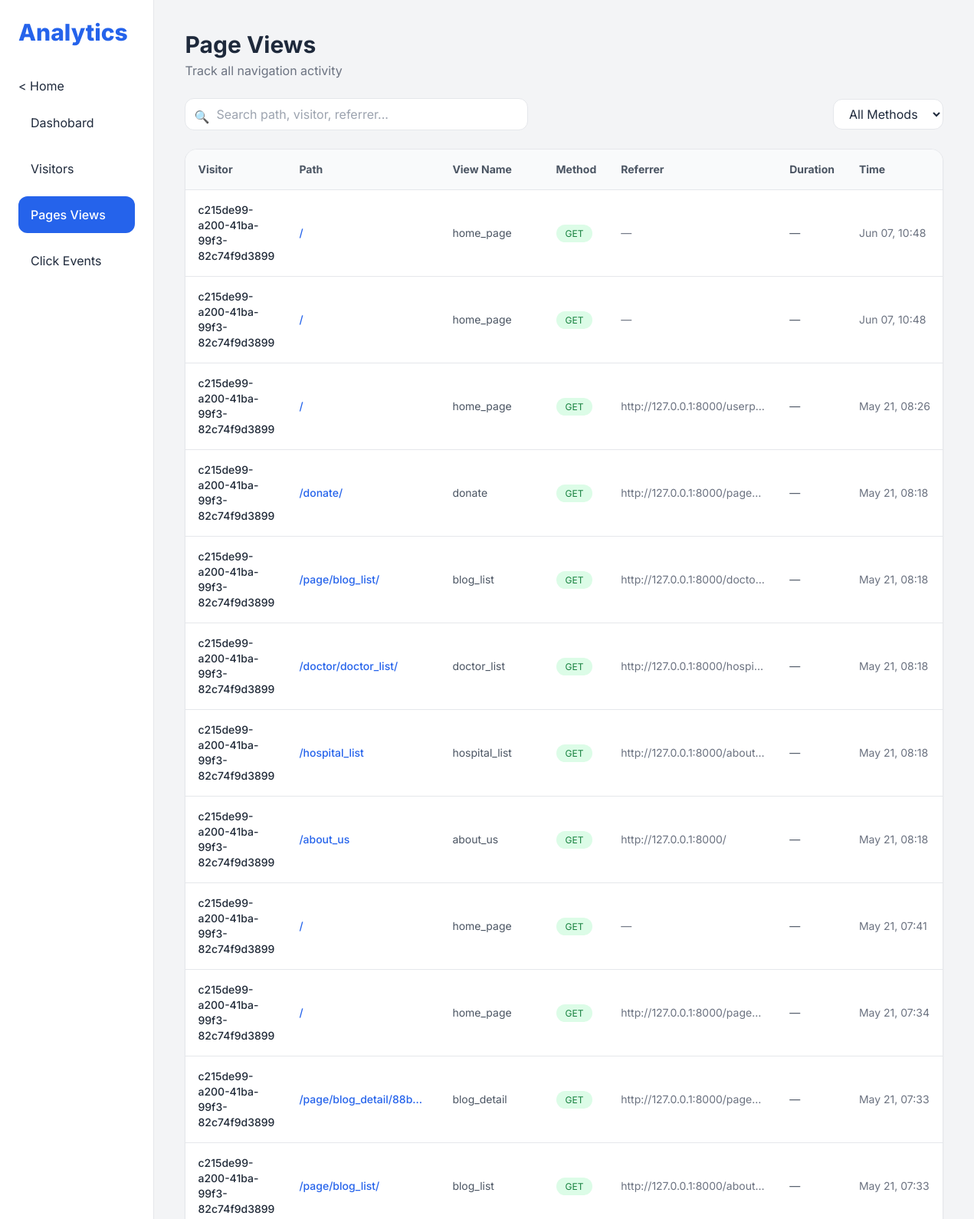
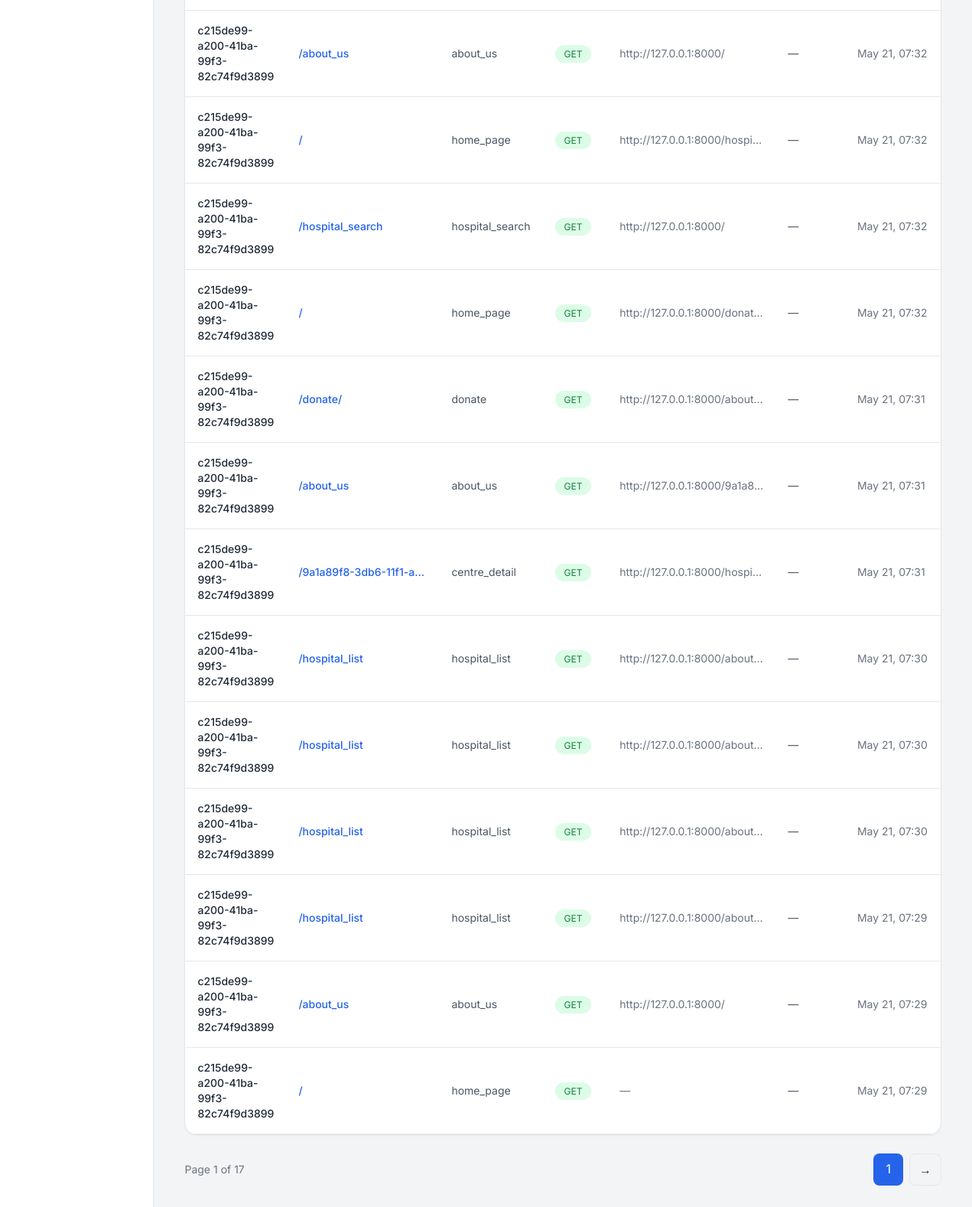
Page /userprofile/pageview_list on the earlier database version (2 pictures, top to bottom).
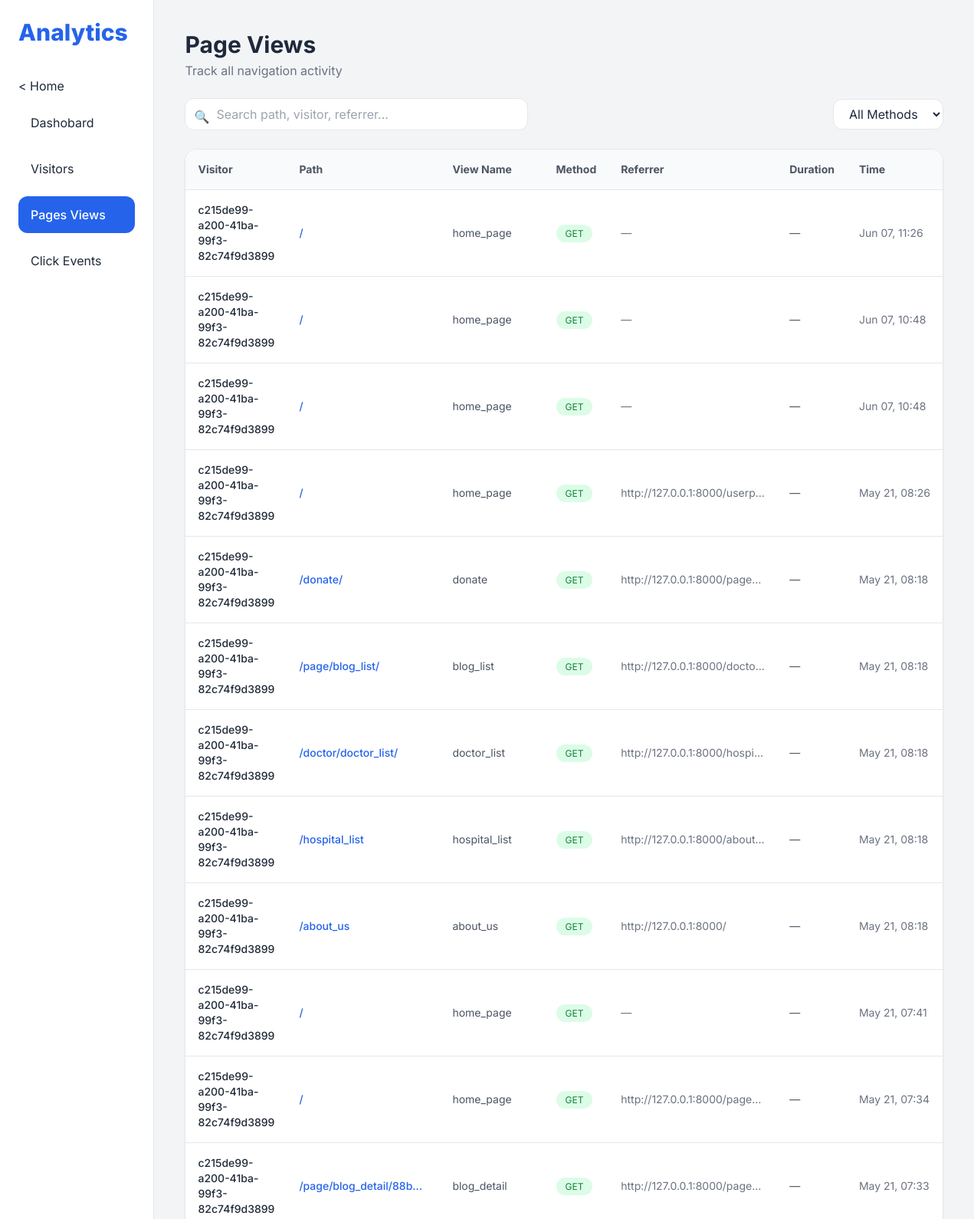
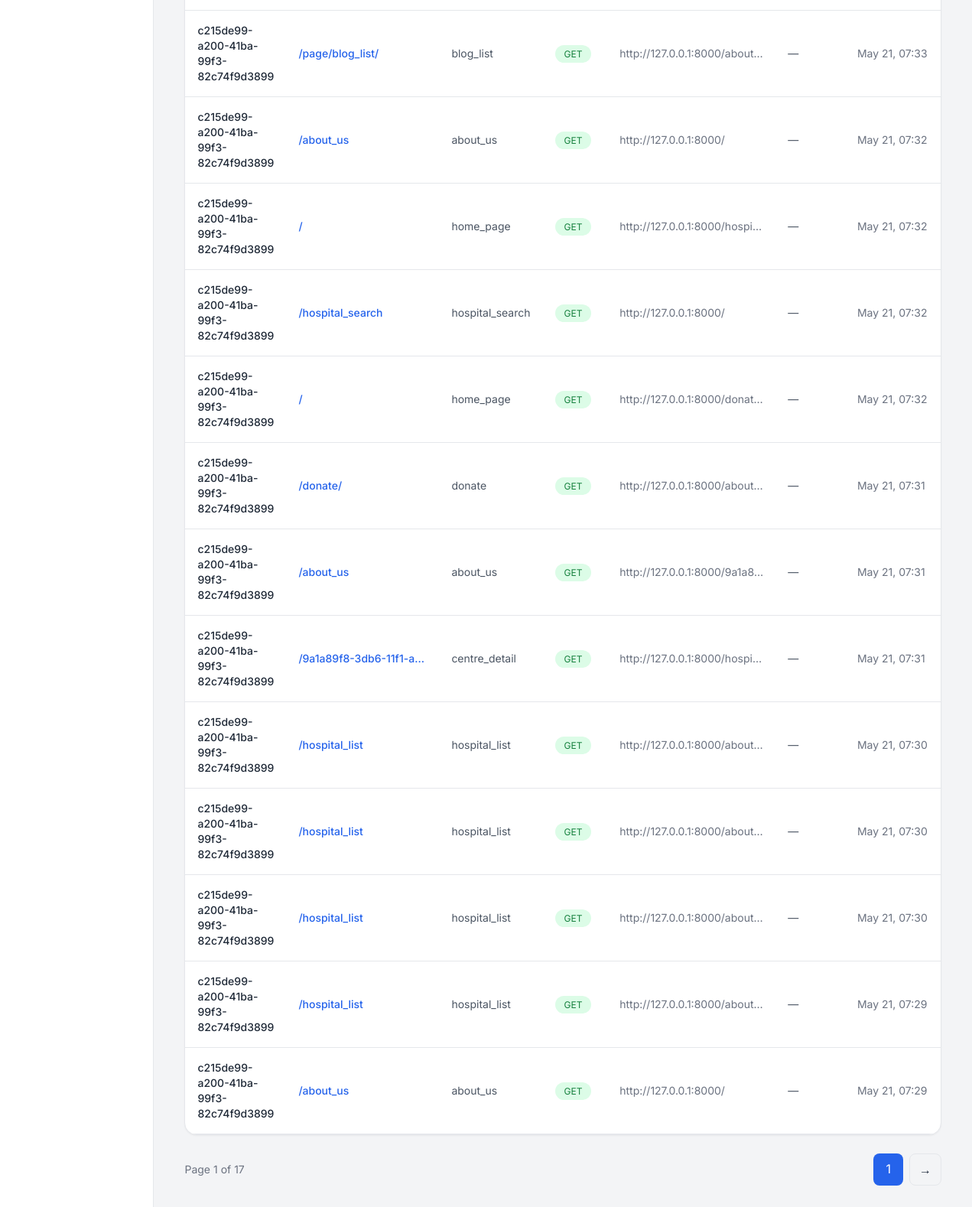
Same page on the later database version (2 pictures, top to bottom).
### userprofile/models.py (models this page shows, shortened)
class PageView(models.Model):
    visitor = models.ForeignKey(Visitor, on_delete=models.CASCADE)
    session = models.ForeignKey(Session, on_delete=models.CASCADE)
    path = models.CharField(max_length=500)
    full_url = models.TextField(null=True, blank=True)
    view_name = models.CharField(max_length=255, null=True, blank=True)
    method = models.CharField(max_length=20)
    referrer = models.TextField(null=True, blank=True)
    timestamp = models.DateTimeField(auto_now_add=True)
    duration_ms = models.IntegerField(null=True, blank=True)

class Visitor(models.Model):
    visitor_id = models.CharField(max_length=120,unique=True)
    user = models.ForeignKey(User,null=True,blank=True,on_delete=models.SET_NULL)
    first_seen = models.DateTimeField(auto_now_add=True)
    last_seen = models.DateTimeField(auto_now=True)
    last_activity = models.DateTimeField(null=True,blank=True)
    visit_count = models.PositiveIntegerField(default=1)
    total_page_views = models.PositiveIntegerField(default=0)
    ip_address = models.GenericIPAddressField(null=True,blank=True)
    country = models.CharField(max_length=120,null=True,blank=True)
    region = models.CharField(max_length=120,null=True,blank=True)
    city = models.CharField(max_length=120,null=True,blank=True)
    timezone = models.CharField(max_length=120,null=True,blank=True)
    latitude = models.FloatField(null=True,blank=True)
    longitude = models.FloatField(null=True,blank=True)
    user_agent = models.TextField(null=True,blank=True)
    browser = models.CharField(max_length=120,null=True,blank=True)
    browser_version = models.CharField(max_length=50,null=True,blank=True)
    operating_system = models.CharField(max_length=120,null=True,blank=True)
    device_type = models.CharField(max_length=50,null=True,blank=True)
    device_brand = models.CharField(max_length=120,null=True,blank=True)
    is_mobile = models.BooleanField(default=False)
    is_tablet = models.BooleanField(default=False)
    is_desktop = models.BooleanField(default=True)
    referrer = models.URLField(null=True,blank=True)
    referrer_domain = models.CharField(max_length=255,null=True,blank=True)
    landing_page = models.CharField(max_length=500,null=True,blank=True)
    utm_source = models.CharField(max_length=255,null=True,blank=True)
    utm_medium = models.CharField(max_length=255,null=True,blank=True)
    utm_campaign = models.CharField(max_length=255,null=True,blank=True)
    is_bot = models.BooleanField(default=False)
    bot_name = models.CharField(max_length=120,null=True,blank=True)
    is_active = models.BooleanField(default=True)
    created_at = models.DateTimeField(auto_now_add=True)
    updated_at = models.DateTimeField(auto_now=True)
    class Meta:
        ordering = ["-last_seen"]

### userprofile/views.py (the view, shortened to what this page needs)
# urls.py: path('pageview_list', views.pageview_list, name='pageview_list'),
def pageview_list(request):
    search = request.GET.get("search", "")
    method = request.GET.get("method", "")
    pageviews = PageView.objects.select_related("visitor").order_by("-timestamp")
    if method:
        pageviews = pageviews.filter(method=method)
    paginator = Paginator(pageviews, 25)
    page_number = request.GET.get("page")
    page_obj = paginator.get_page(page_number)
    context = {
        "page_obj": page_obj,
        "search": search,
        "method": method,
    }
    return render(request, "userprofile/pageview_list.html", context)

### userprofile/templates/userprofile/pageview_list.html (shortened to what the changed rows need)
{% extends "userprofile/base_analytics.html" %}
{% block content %}
<div class="flex flex-col lg:flex-row lg:items-center justify-between gap-4 mb-6">
    <div>
        <h1 class="text-3xl font-bold">Page Views</h1>
    </div>
</div>
<div class="bg-white rounded-2xl shadow-sm border overflow-hidden">
    <div class="overflow-x-auto">
        <table class="w-full text-sm">
            <thead class="bg-gray-50 border-b text-gray-600">
                <tr>
                    <th class="p-4 text-left flex items-center gap-2">
                        Visitor
                    </th>
                    <th class="p-4 text-left">Path</th>
                    <th class="p-4 text-left">View Name</th>
                    <th class="p-4 text-left">Method</th>
                    <th class="p-4 text-left">Referrer</th>
                    <th class="p-4 text-left">Duration</th>
                    <th class="p-4 text-left">Time</th>
                </tr>
            </thead>
            <tbody>
                {% for pv in page_obj %}
                <tr class="border-b hover:bg-gray-50 transition">
                    <td class="p-4 font-medium text-gray-800">
                        {{ pv.visitor.visitor_id }}
                    </td>
                    <td class="p-4 text-blue-600 font-medium truncate max-w-[200px]">
                        {{ pv.path }}
                    </td>
                    <td class="p-4 text-gray-600">
                        {{ pv.view_name|default:"—" }}
                    </td>
                    <td class="p-4">
                        {% if pv.method == "GET" %}
                            <span class="px-3 py-1 text-xs rounded-full bg-green-100 text-green-700">
                                GET
                            </span>
                        {% else %}
                            <span class="px-3 py-1 text-xs rounded-full bg-yellow-100 text-yellow-700">
                                POST
                            </span>
                        {% endif %}
                    </td>
                    <td class="p-4 text-gray-500 truncate max-w-[220px]">
                        {{ pv.referrer|default:"—" }}
                    </td>
                    <td class="p-4 text-gray-600">
                        {% if pv.duration_ms %}
                            {{ pv.duration_ms }} ms
                        {% else %}
                            —
                        {% endif %}
                    </td>
                    <td class="p-4 text-gray-500 whitespace-nowrap">
                        {{ pv.timestamp|date:"M d, H:i" }}
                    </td>
                </tr>
                {% endfor %}
            </tbody>
        </table>
    </div>
</div>
{% endblock %}

Differences in the rows shown:
no longer on this page (row unchanged): PageView: visitor.visitor_id "c215de99-a200-41ba-99f3-82c74f9d3899", path "/", view_name "home_page", method "GET", referrer "—", timestamp "May 21, 07:29"
added PageView: visitor.visitor_id "c215de99-a200-41ba-99f3-82c74f9d3899", path "/", view_name "home_page", method "GET", referrer "—", timestamp "Jun 07, 11:26"
